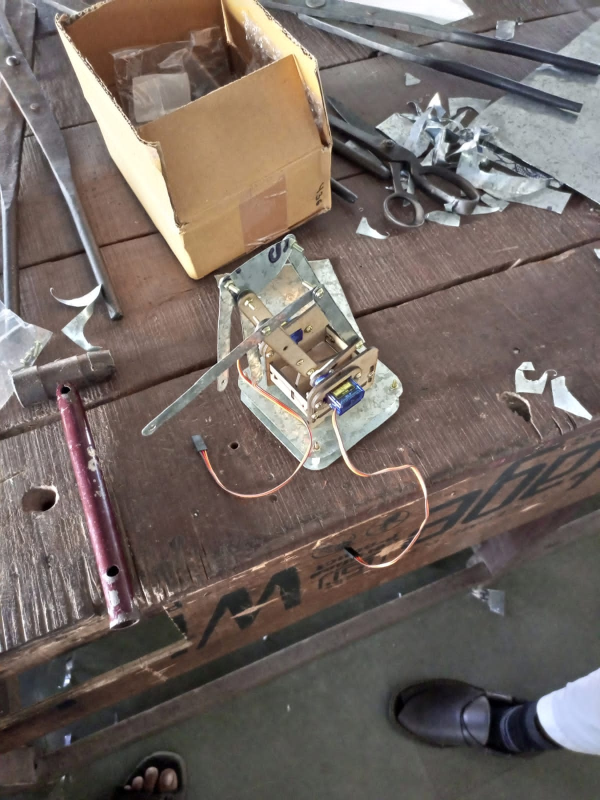
#> input picture Initial_Phase/Img_1.jpeg, 1200 x 1600 px, given in place of the camera (shown at 1/2 size)
$ python colordetection.py
#> lines starting #> are read from the running program, lines starting #| are printed output that depends on the picture; after the words box and inside, x2 and y2 are one past the last pixel; in counts of white or black regions, pixels touching at a corner belong together
import serial
import cv2
import numpy as np

arduino = serial.Serial('COM3', 9600)  # Adjust COM port accordingly

cap = cv2.VideoCapture(0)

while True:
    ret, frame = cap.read()
#> frame is the input picture: shape (1600, 1200, 3); mean B, G, R 97.6, 103.4, 114.6
    hsv = cv2.cvtColor(frame, cv2.COLOR_BGR2HSV)
#> hsv: shape (1600, 1200, 3); mean H, S, V 41, 47.6, 116.9

    # Define color ranges for red, green, and blue
    red_lower = np.array([0, 100, 100])
    red_upper = np.array([10, 255, 255])
    green_lower = np.array([45, 100, 100])
    green_upper = np.array([75, 255, 255])
    blue_lower = np.array([100, 100, 100])
    blue_upper = np.array([130, 255, 255])

    mask_red = cv2.inRange(hsv, red_lower, red_upper)
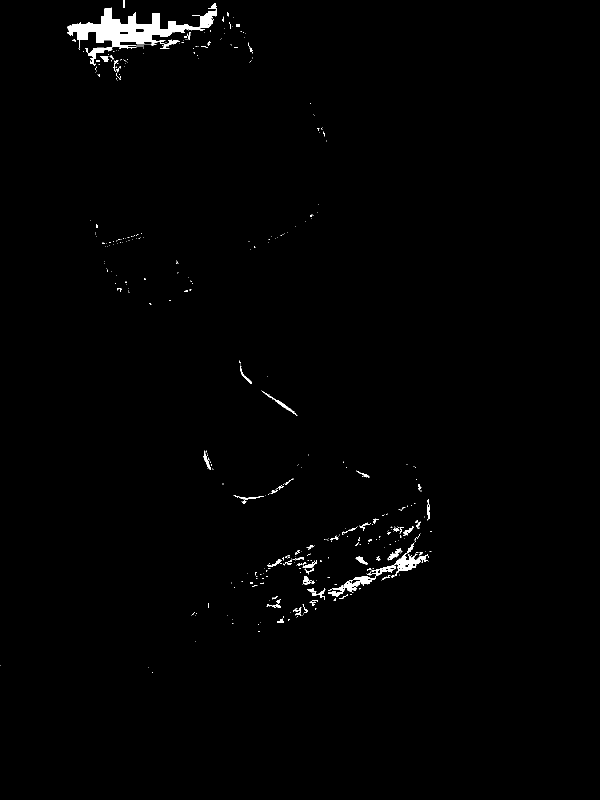
#> mask_red: shape (1600, 1200) (shown at 1/2 size); 0.97% white; 444 white regions (375 under 20 px), largest, box (x1, y1, x2, y2) and area: (134, 6, 434, 129) 10023, (664, 1086, 856, 1186) 2522, (523, 781, 595, 832) 288
    mask_green = cv2.inRange(hsv, green_lower, green_upper)
#> mask_green: shape (1600, 1200); every value is 0
    mask_blue = cv2.inRange(hsv, blue_lower, blue_upper)
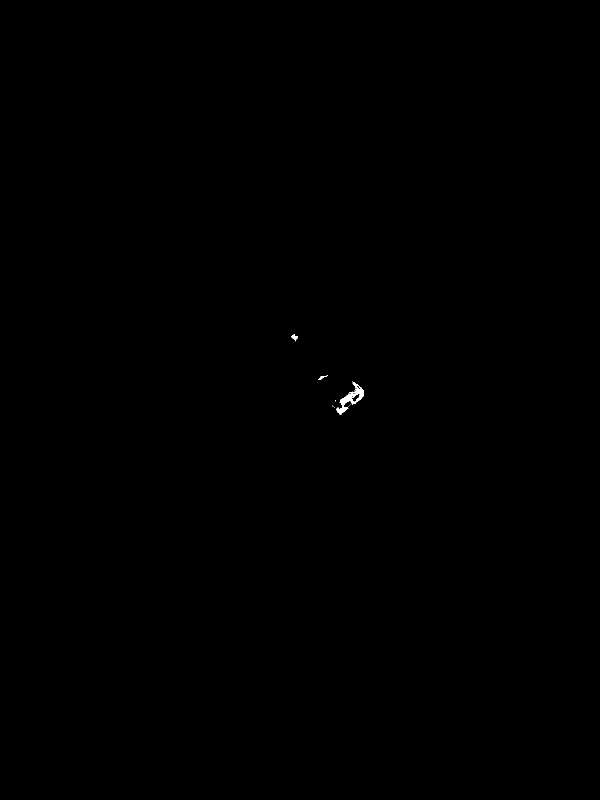
#> mask_blue: shape (1600, 1200) (shown at 1/2 size); 0.06% white; 12 white regions (9 under 20 px), largest, box (x1, y1, x2, y2) and area: (673, 764, 728, 830) 1018, (583, 668, 596, 683) 90, (637, 750, 656, 760) 61

    if cv2.countNonZero(mask_red) > 1000:
        arduino.write(b'R')  # Send 'R' to Arduino for red color
    elif cv2.countNonZero(mask_green) > 1000:
        arduino.write(b'G')  # Send 'G' to Arduino for green color
    elif cv2.countNonZero(mask_blue) > 1000:
        arduino.write(b'B')  # Send 'B' to Arduino for blue color

    cv2.imshow('Frame', frame)

    if cv2.waitKey(1) & 0xFF == ord('q'):
#> (key q is pressed here)
        break

cap.release()
cv2.destroyAllWindows()

$ run again, on Initial_Phase/Img_2.jpeg
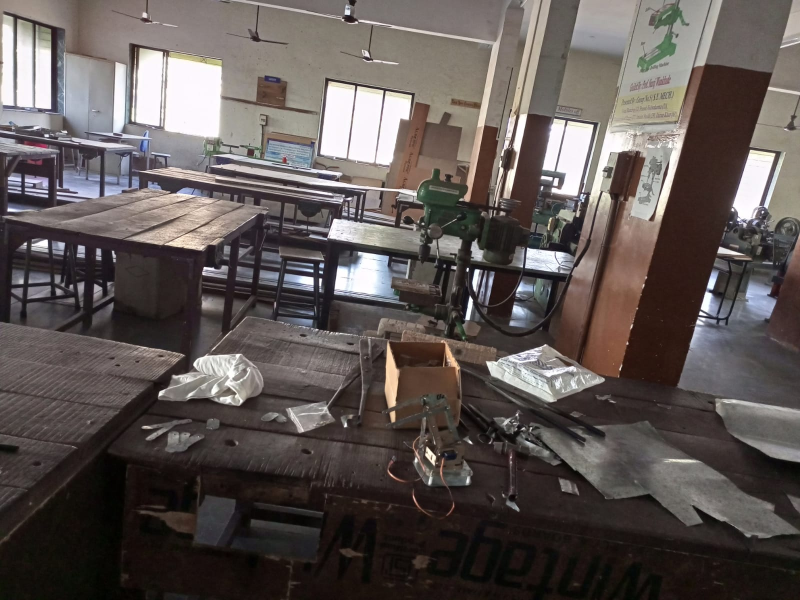
#> input picture Initial_Phase/Img_2.jpeg, 1600 x 1200 px, given in place of the camera (shown at 1/2 size)
#> frame is the input picture: shape (1200, 1600, 3); mean B, G, R 83.5, 86, 93.9
#> hsv: shape (1200, 1600, 3); mean H, S, V 41.6, 54.2, 95.3
#> `mask_red = cv2.inRange(hsv, red_lower, red_upper)`:
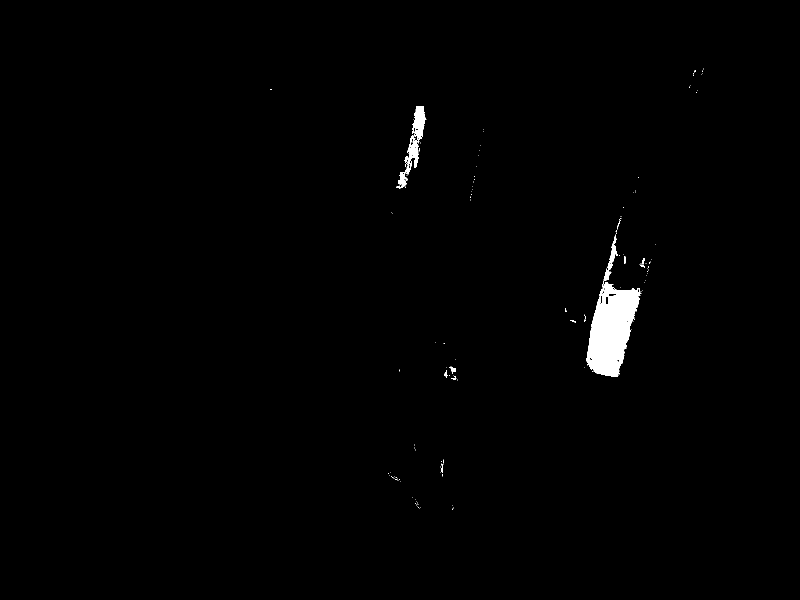
#> mask_red: shape (1200, 1600) (shown at 1/2 size); 0.87% white; 138 white regions (125 under 20 px), largest, box (x1, y1, x2, y2) and area: (1173, 561, 1283, 754) 12835, (809, 212, 851, 336) 1963, (1207, 469, 1236, 562) 671
#> mask_green: shape (1200, 1600); every value is 0
#> mask_blue: shape (1200, 1600); 0.01% white; 8 white regions (6 under 20 px), largest, box (x1, y1, x2, y2) and area: (280, 281, 292, 304) 201, (544, 305, 555, 309) 29
